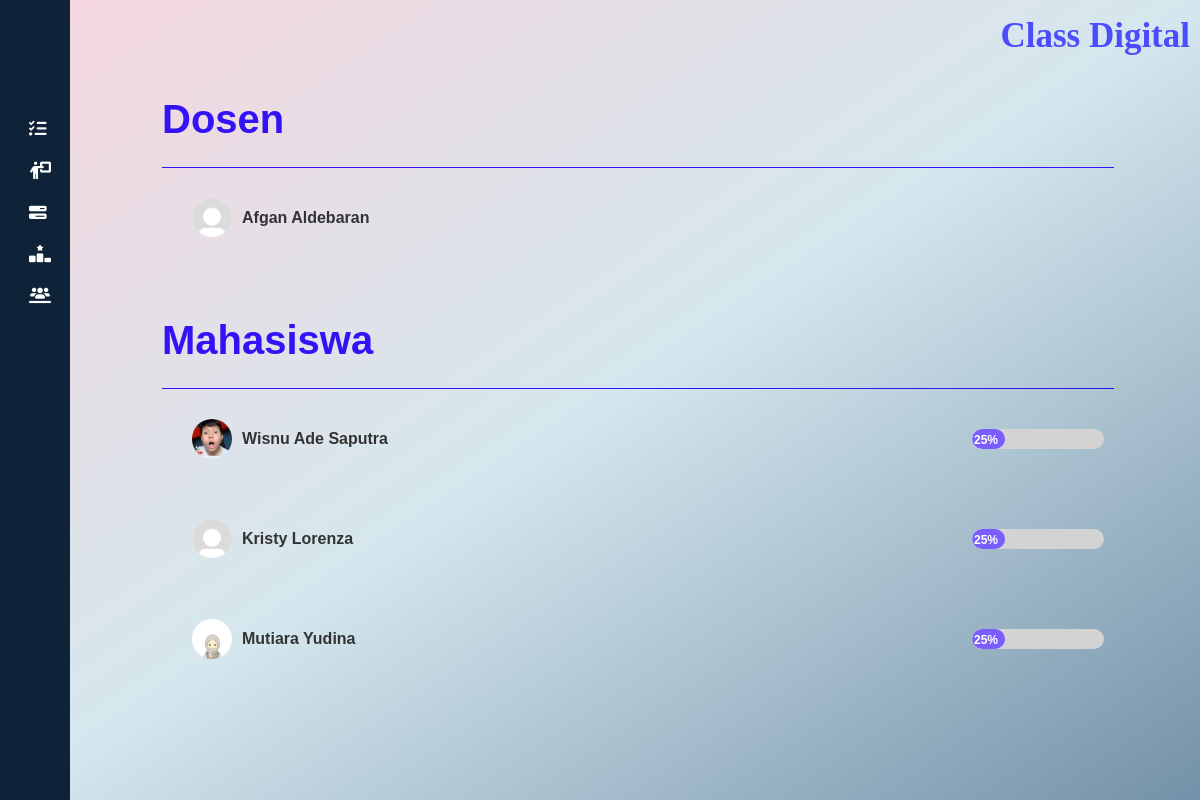
Screenshot of /cd_app/list/5/ with the database file from the repository.
### cd_app/models.py (models this page shows, shortened)
class Course(models.Model):
    name = models.CharField(max_length=200)
    schedule = models.CharField(max_length=100)
    url = models.URLField()
    video_url = models.URLField(blank=True, null=True, help_text="URL video pembelajaran (contoh: YouTube)")
    pdf_material = models.FileField(upload_to='materials/', blank=True, null=True, help_text="Unggah materi dalam format PDF")
    announcement = models.TextField(blank=True, null=True)
    teacher = models.ForeignKey(
        UserProfileInfo,
        on_delete=models.SET_NULL,
        null=True,
        blank=True,
        related_name='teaching_courses',
        limit_choices_to={'role': 'teacher'},  # Hanya user dengan role 'teacher'
    )

class UserProfileInfo(models.Model):
    user = models.OneToOneField(User, on_delete=models.CASCADE, related_name='profile')
    image = models.ImageField(upload_to='profile_pics', blank=True)
    name = models.CharField(max_length=255, blank=True)
    email = models.EmailField(max_length=255, blank=True)
    phone = models.CharField(max_length=15, blank=True)
    about = models.TextField(blank=True)
    ROLE_CHOICES = [
        ('student', 'Student'),
        ('teacher', 'Teacher'),
    ]
    role = models.CharField(max_length=10, choices=ROLE_CHOICES, default='student')
    courses = models.ManyToManyField('Course', related_name='enrolled_users', blank=True)

### cd_app/views.py (the view)
# urls.py: path('list/<int:course_id>/', views.list_view, name='list'),
def list_view(request, course_id):
    try:
        course = Course.objects.get(id=course_id)  # Mendapatkan kursus berdasarkan ID
    except Course.DoesNotExist:
        return render(request, '404.html')  # Jika kursus tidak ditemukan
    enrolled_users = course.enrolled_users.all()  # Relasi Many-to-Many
    return render(request, 'cd_app/list_mahasiswa.html', {
        'course': course,
        'enrolled_users': enrolled_users
    })

### templates/cd_app/list_mahasiswa.html (shortened to what this page needs)
{% extends "cd_app/class.html" %}
{% load static %}
{% block body_block %}
<head>
</head>
      <div class="container-recap-values">
        <div class="title-task">
          <h1>Dosen</h1>
        </div>
        <div class="list-mahasiswa">
          <div class="mahasiswa-item">
            <div class="profile">
              <div class="profile-icon">
                {% if course.teacher.image %}
                <img src="{{ course.teacher.image.url }}" alt="Profile Icon" />
                {% else %}
                <img src="{% static 'img/profile.jpg' %}" alt="Default Profile Icon" />
                {% endif %}
              </div>
              <span class="name">{{course.teacher.name}}</span>
            </div>
          </div>
        </div>
        <div class="title-task mt-5">
          <h1>Mahasiswa</h1>
        </div>
        <div class="list-mahasiswa">
          {% for user in enrolled_users %}
          <div class="mahasiswa-item">
            <div class="profile">
              <div class="profile-icon">
                {% if user.image %}
                <img src="{{ user.image.url }}" alt="Profile Icon" />
                {% else %}
                <img src="{% static 'img/profile.jpg' %}" alt="Default Profile Icon" />
                {% endif %}
              </div>
              <span class="name">{{ user.name }}</span>
            </div>
            <div class="progress-container">
              <div class="progress-bar">
                <span class="progress-label">25%</span>
              </div>
            </div>
          </div>
          {% empty %}
          <p>Tidak ada mahasiswa yang terdaftar di kursus ini.</p>
          {% endfor %}
        </div>
      </div>
{% endblock %}

### static/css/style.css (style rules this page uses)
* { margin: 0; padding: 0; box-sizing: border-box; font-family: 'Arial', sans-serif; }
body { background: linear-gradient(to bottom right, #f7d6de, #d5e7ee, #7391a8); min-height: 100vh; display: flex; flex-direction: column; scroll-behavior: smooth; }
.profile { padding: 20px; border-radius: 8px; max-width: 800px; width: 100%; }
.profile img { display: block; margin: 0 auto; }

### templates/cd_app/list_mahasiswa.html (style rules this page uses)
.container-recap-values { margin-left: 2rem; width: 90%; margin-top: 1rem; padding-bottom: 2rem; }
.title-task h1 { color: #3412F6; font-weight: 600; }
.title-task { border-bottom: 1px solid #3412F6; padding-bottom: 1rem; }
.mahasiswa-item { display: flex; justify-content: space-between; align-items: center; padding: 10px; border-radius: 10px; }
.profile { display: flex; align-items: center; gap: 10px; }
.profile-icon img { width: 40px; height: 40px; border-radius: 50%; }
.name { font-size: 16px; font-weight: 600; color: #333333; }
.progress-container { width: 150px; height: 20px; background-color: #d3d3d3; border-radius: 10px; position: relative; overflow: hidden; }
.progress-bar { width: 25%; height: 100%; background-color: #7a5cff; border-radius: 10px; position: relative; display: flex; align-items: center; justify-content: flex-end; }
.progress-label { color: #ffffff; font-size: 12px; font-weight: bold; margin-right: 5px; }

### rows the page displays
Course: teacher.name "Afgan Aldebaran"
UserProfileInfo: image (picture), name "Wisnu Ade Saputra"
UserProfileInfo: name "Kristy Lorenza"
UserProfileInfo: image (picture), name "Mutiara Yudina"
